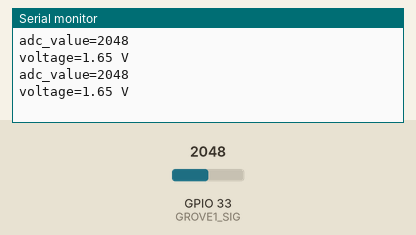
This sketch was run on a simulated ESP32. Parts: the last lines printed to the serial monitor. The test bench sets the inputs (shaded band); at power-on: GPIO 33 (GROVE1_SIG) = 2048.

Above: at 1.8 s.
1.9 s: GPIO 33 (GROVE1_SIG) set to 2866
At 2.3 s:
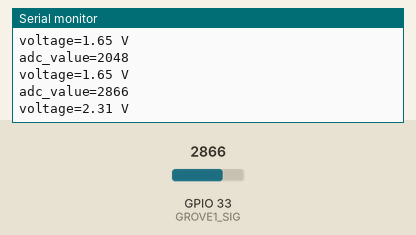
3.4 s: GPIO 33 (GROVE1_SIG) set to 3603
At 4.8 s:
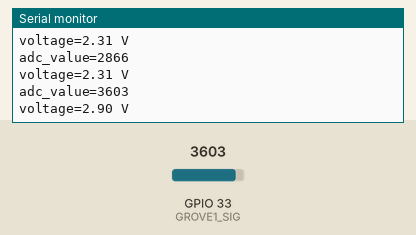
Timing chart, 0 to 6.4 s (numbered marks = the images above; inputs shaded):
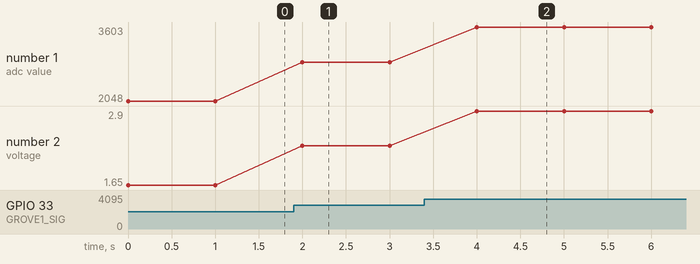

The sketch:

grove.ino
```cpp
#define GROVE1_SIG 33
#define GROVE1_NC 32
#define ADC_STEP 4095
#define MAX_VOLTAGE 3.3

const int grove_sig = GROVE1_SIG;

void setup() {
  // put your setup code here, to run once:
  Serial.begin(115200);
  pinMode(grove_sig, INPUT);
}

void loop() {
  // put your main code here, to run repeatedly:
  int adc_value = analogRead(GROVE1_SIG);
  float volt = MAX_VOLTAGE*adc_value/ADC_STEP;
  Serial.println("adc_value=" + String(adc_value));
  Serial.println("voltage=" + String(volt) + " V");
  delay(1000);
}
```

Measured:
- after the input at 1.9 s, the serial monitor: prints a new line after 0.10 s (image 1)
- after the input at 3.4 s, the serial monitor: prints a new line after 0.60 s (image 2)
- plotted number 1: 2048 → 2866 after the input at 1.9 s, 2866 → 3603 after the input at 3.4 s
- plotted number 2: 1.65 → 2.31 after the input at 1.9 s, 2.31 → 2.9 after the input at 3.4 s
